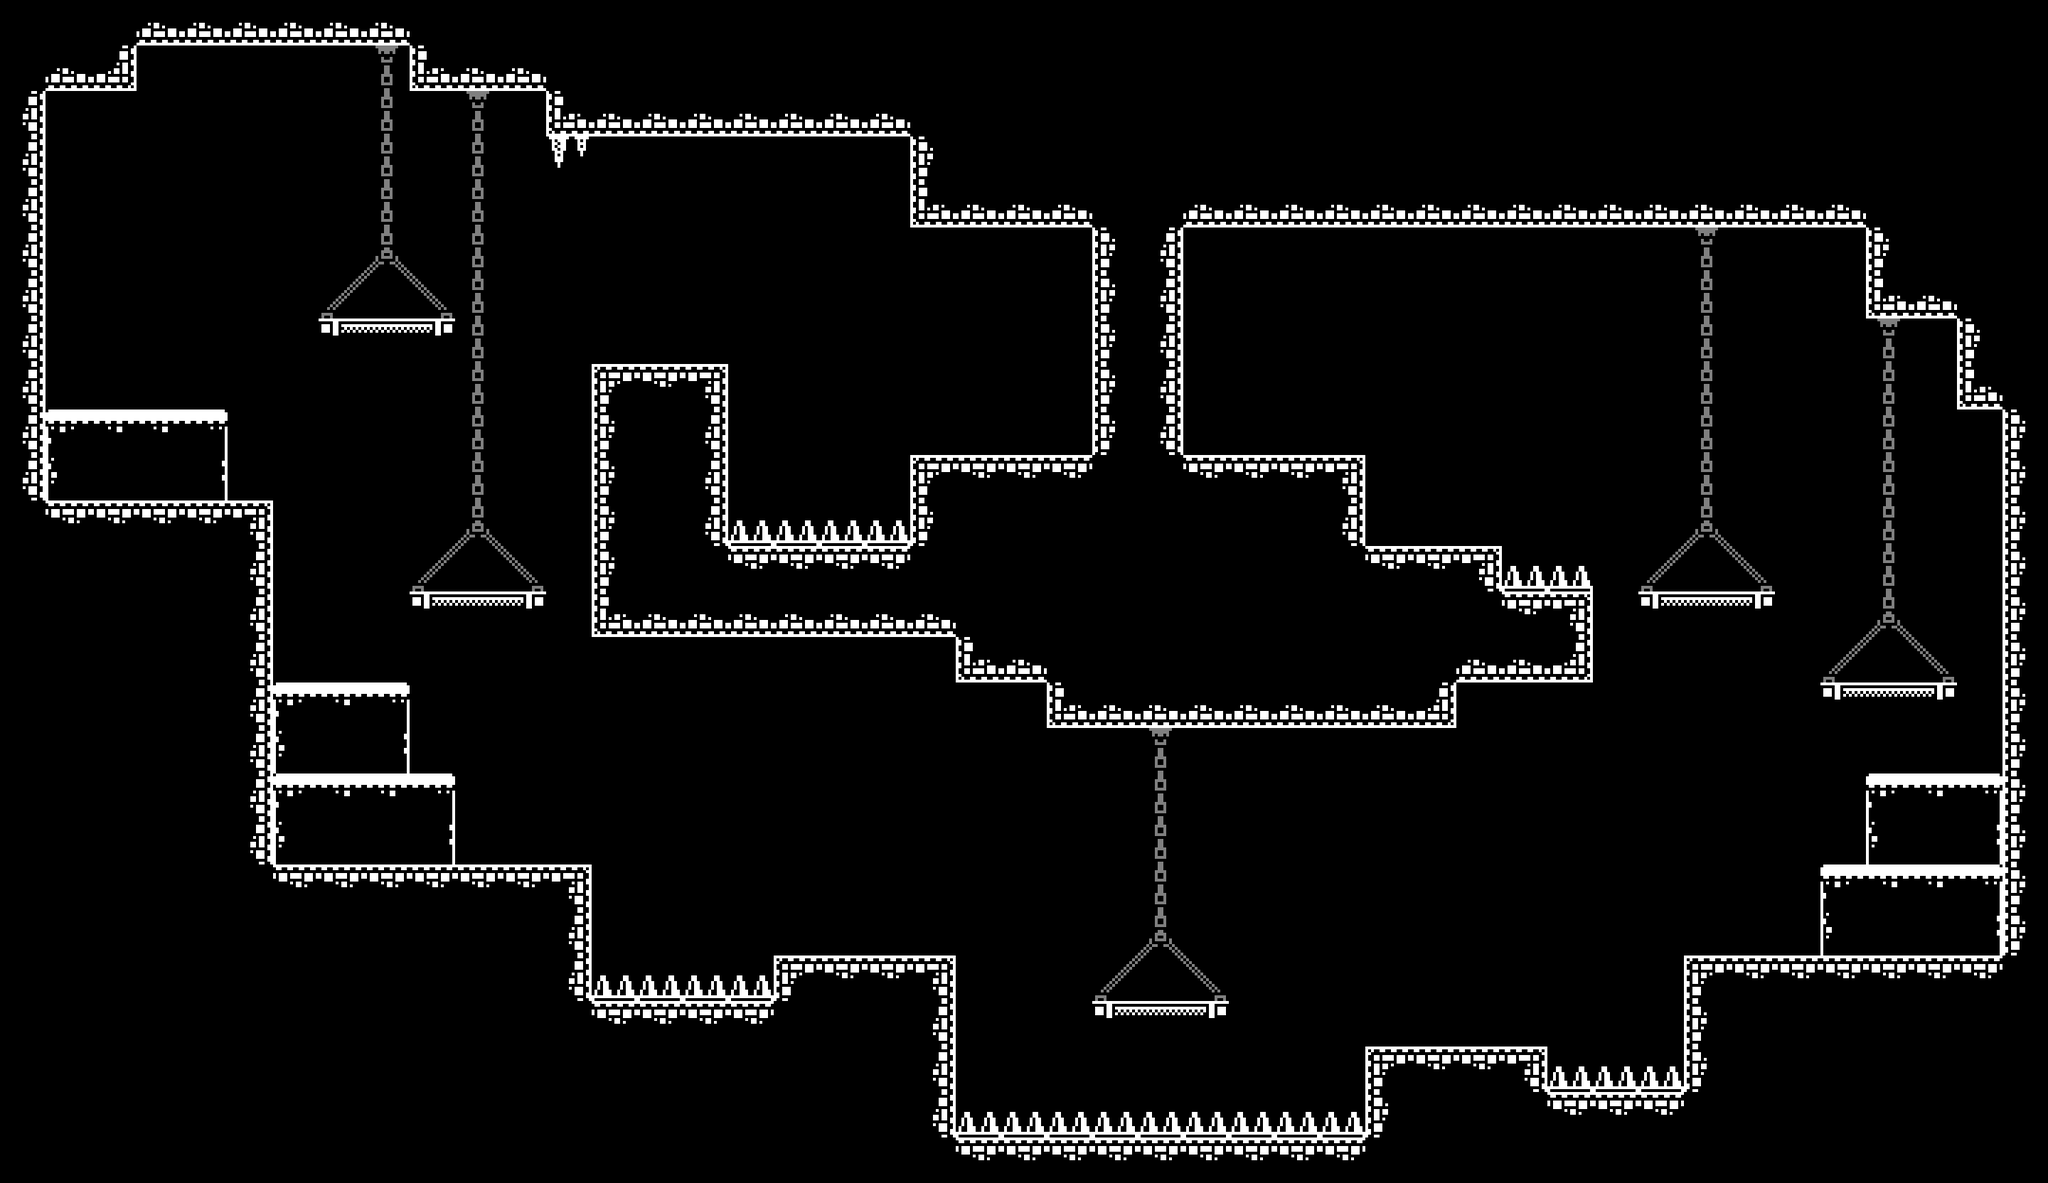

A level layout from a 2D game, rendered from its tile map. Below: a short description, then the map file with tile-grid data replaced by summaries:
An orthogonal 45x26 tile map with 64x64 px tiles, 2 tile layers (Main, Decor) and 44 objects.

<map version="1.10" tiledversion="1.10.2" orientation="orthogonal" renderorder="right-down" width="45" height="26" tilewidth="64" tileheight="64" infinite="0" nextlayerid="6" nextobjectid="47">
 <tileset firstgid="1" source="Tileset_64x64.tsx" />
 <layer id="1" name="Main" width="45" height="26">
  <properties>
   <property name="unity:SortingOrder" type="int" value="-5" />
  </properties>
  <data>[1170 cells, 250 non-empty, 18 distinct tile ids]</data>
 </layer>
 <layer id="2" name="Decor" width="45" height="26" opacity="0.5">
  <properties>
   <property name="unity:SortingOrder" type="int" value="-5" />
  </properties>
  <data>[1170 cells, 49 non-empty, 6 distinct tile ids]</data>
 </layer>
 <objectgroup color="#00ff00" id="3" name="Environment">
  <object id="1" x="832" y="512" width="192" height="256" />
  <object id="2" x="832" y="768" width="448" height="128" />
  <object id="3" x="1280" y="640" width="256" height="256" />
  <object id="4" x="1344" y="896" width="192" height="64" />
  <object id="5" x="1472" y="960" width="576" height="64" />
  <object id="6" x="1984" y="832" width="256" height="128" />
  <object id="7" x="1856" y="768" width="256" height="64" />
  <object id="8" x="1664" y="640" width="256" height="128" />
  <object id="9" x="1536" y="256" width="128" height="448" />
  <object id="10" x="1280" y="128" width="256" height="192" />
  <object id="11" x="768" y="64" width="512" height="128" />
  <object id="12" x="576" y="0" width="192" height="128" />
  <object id="13" x="128" y="0" width="448" height="64" />
  <object id="14" x="0" y="64" width="192" height="64" />
  <object id="15" x="0" y="128" width="64" height="640" />
  <object id="16" x="64" y="704" width="320" height="576" />
  <object id="17" x="384" y="1216" width="448" height="192" />
  <object id="20" x="1088" y="1344" width="256" height="320" />
  <object id="21" x="768" y="1408" width="320" height="64" />
  <object id="22" x="1344" y="1600" width="576" height="64" />
  <object id="23" x="1920" y="1472" width="256" height="192" />
  <object id="24" x="2176" y="1536" width="192" height="64" />
  <object id="25" x="2368" y="1344" width="512" height="256" />
  <object id="26" x="2816" y="512" width="64" height="832" />
  <object id="27" x="2752" y="384" width="64" height="192" />
  <object id="28" x="2624" y="256" width="128" height="192" />
  <object id="29" x="1664" y="256" width="960" height="64" />
 </objectgroup>
 <objectgroup color="#0000ff" id="4" name="TwoWay">
  <object id="30" x="2304" y="832" width="192" />
  <object id="31" x="2560" y="960" width="192" />
  <object id="32" x="1536" y="1408" width="192" />
  <object id="33" x="576" y="832" width="192" />
  <object id="34" x="448" y="448" width="192" />
  <object id="38" x="384" y="1088" width="256" />
  <object id="39" x="384" y="960" width="192" />
  <object id="40" x="64" y="576" width="256" />
  <object id="41" x="2624" y="1088" width="192" />
  <object id="42" x="2560" y="1216" width="256" />
 </objectgroup>
 <objectgroup color="#ff0000" id="5" name="Hazard">
  <object id="35" x="1344" y="1568" width="576" height="32" />
  <object id="36" x="2176" y="1504" width="192" height="32" />
  <object id="37" x="2112" y="800" width="128" height="32" />
  <object id="43" x="1024" y="736" width="256" height="32" />
  <object id="44" x="832" y="1376" width="256" height="32" />
  <object id="45" x="1856" y="2352" width="24" height="8" />
  <object id="46" x="768" y="192" width="64" height="32" />
 </objectgroup>
</map>
